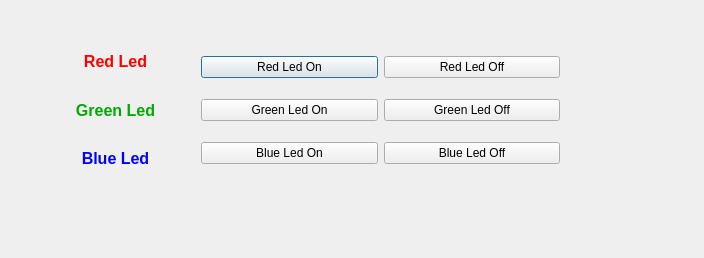
<?xml version="1.0" encoding="UTF-8"?>
<ui version="4.0">
 <class>Dialog</class>
 <widget class="QDialog" name="Dialog">
  <property name="geometry">
   <rect>
    <x>0</x>
    <y>0</y>
    <width>704</width>
    <height>258</height>
   </rect>
  </property>
  <property name="windowTitle">
   <string>Dialog</string>
  </property>
  <widget class="QWidget" name="">
   <property name="geometry">
    <rect>
     <x>190</x>
     <y>30</y>
     <width>381</width>
     <height>161</height>
    </rect>
   </property>
   <layout class="QVBoxLayout" name="verticalLayout_2">
    <item>
     <layout class="QHBoxLayout" name="horizontalLayout">
      <item>
       <widget class="QPushButton" name="red_led_on">
        <property name="text">
         <string>Red Led On</string>
        </property>
       </widget>
      </item>
      <item>
       <widget class="QPushButton" name="red_led_off">
        <property name="text">
         <string>Red Led Off</string>
        </property>
       </widget>
      </item>
     </layout>
    </item>
    <item>
     <layout class="QHBoxLayout" name="horizontalLayout_2">
      <item>
       <widget class="QPushButton" name="green_led_on">
        <property name="text">
         <string>Green Led On</string>
        </property>
       </widget>
      </item>
      <item>
       <widget class="QPushButton" name="green_led_off">
        <property name="text">
         <string>Green Led Off</string>
        </property>
       </widget>
      </item>
     </layout>
    </item>
    <item>
     <layout class="QHBoxLayout" name="horizontalLayout_3">
      <item>
       <widget class="QPushButton" name="blue_led_on">
        <property name="text">
         <string>Blue Led On</string>
        </property>
       </widget>
      </item>
      <item>
       <widget class="QPushButton" name="green_led_off_2">
        <property name="text">
         <string>Blue Led Off</string>
        </property>
       </widget>
      </item>
     </layout>
    </item>
   </layout>
  </widget>
  <widget class="QWidget" name="">
   <property name="geometry">
    <rect>
     <x>40</x>
     <y>30</y>
     <width>151</width>
     <height>161</height>
    </rect>
   </property>
   <layout class="QVBoxLayout" name="verticalLayout">
    <item>
     <widget class="QLabel" name="label">
      <property name="text">
       <string>&lt;html&gt;&lt;head/&gt;&lt;body&gt;&lt;p&gt;&lt;span style=&quot; font-size:12pt; font-weight:600; color:#ff0000;&quot;&gt;Red Led&lt;/span&gt;&lt;/p&gt;&lt;/body&gt;&lt;/html&gt;</string>
      </property>
      <property name="alignment">
       <set>Qt::AlignCenter</set>
      </property>
     </widget>
    </item>
    <item>
     <widget class="QLabel" name="label_2">
      <property name="text">
       <string>&lt;html&gt;&lt;head/&gt;&lt;body&gt;&lt;p&gt;&lt;span style=&quot; font-size:12pt; font-weight:600; color:#00aa00;&quot;&gt;Green Led&lt;/span&gt;&lt;/p&gt;&lt;/body&gt;&lt;/html&gt;</string>
      </property>
      <property name="alignment">
       <set>Qt::AlignCenter</set>
      </property>
     </widget>
    </item>
    <item>
     <widget class="QLabel" name="label_3">
      <property name="text">
       <string>&lt;html&gt;&lt;head/&gt;&lt;body&gt;&lt;p&gt;&lt;span style=&quot; font-size:12pt; font-weight:600; color:#0000ff;&quot;&gt;Blue Led&lt;/span&gt;&lt;/p&gt;&lt;/body&gt;&lt;/html&gt;</string>
      </property>
      <property name="alignment">
       <set>Qt::AlignCenter</set>
      </property>
     </widget>
    </item>
   </layout>
  </widget>
 </widget>
 <layoutdefault spacing="6" margin="11"/>
 <resources/>
 <connections/>
</ui>
